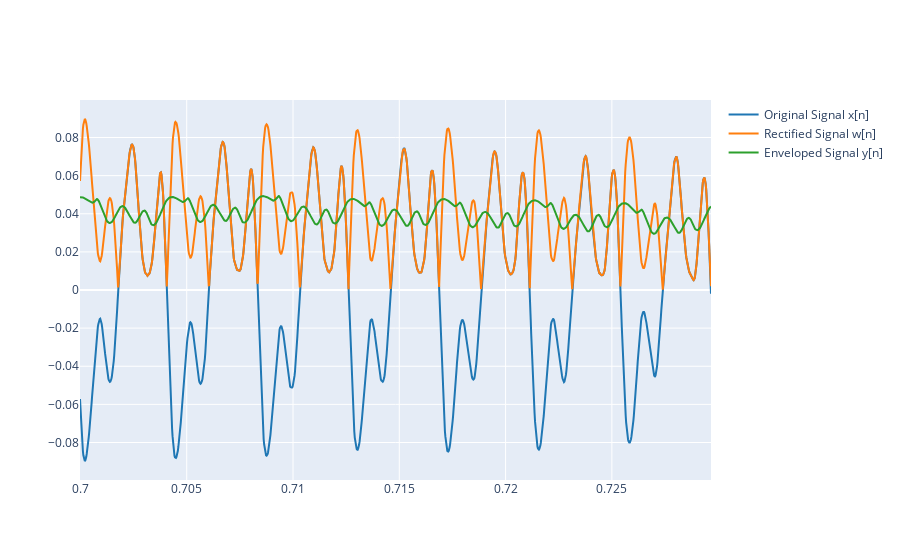

The notebook cell saved with this chart:
### Markdown cell above
The envelope extraction system works by first rectifying the input signal, which means taking the absolute value of the signal to ensure all values are positive. This step effectively captures the amplitude variations of the signal. Then, an N-point averaging filter is applied to the rectified signal. This filter smooths out the rapid fluctuations, resulting in a smoother curve that follows the general shape of the original signal's amplitude variations. By plotting the original signal, the rectified signal, and the envelope, we can visually see how the envelope captures the overall amplitude trend of the signal while ignoring the high-frequency content.

### Code cell
# Rectify the signal (w[n]) - Absolute value of the original signal
w_signal = np.abs(audio_data)

# Use the previously computed envelope_signal as y[n]
y_signal = envelope_signal

# Plot all three signals: x[n], w[n], y[n]
plot_signals(
    [audio_data, w_signal, y_signal],
    fs,
    t_start,
    t_end,
    name=["Original Signal x[n]", "Rectified Signal w[n]", "Enveloped Signal y[n]"]
)

### Figure 1 — Plotly figure (JSON) as saved in the notebook; plotly's stock layout.template omitted (floating-point values rounded to 4 significant figures; data arrays with more than 128 entries replaced by an {"elided": "..."} marker saying what was removed)
{"data": [{"line": {"color": "#1f77b4", "shape": "linear"}, "mode": "lines", "name": "Original Signal x[n]", "type": "scatter", "x": {"elided": "1310 float values"}, "y": {"elided": "1310 float values"}}, {"line": {"color": "#ff7f0e", "shape": "linear"}, "mode": "lines", "name": "Rectified Signal w[n]", "type": "scatter", "x": {"elided": "1310 float values"}, "y": {"elided": "1310 float values"}}, {"line": {"color": "#2ca02c", "shape": "linear"}, "mode": "lines", "name": "Enveloped Signal y[n]", "type": "scatter", "x": {"elided": "1310 float values"}, "y": {"elided": "1310 float values"}}], "layout": {}}
